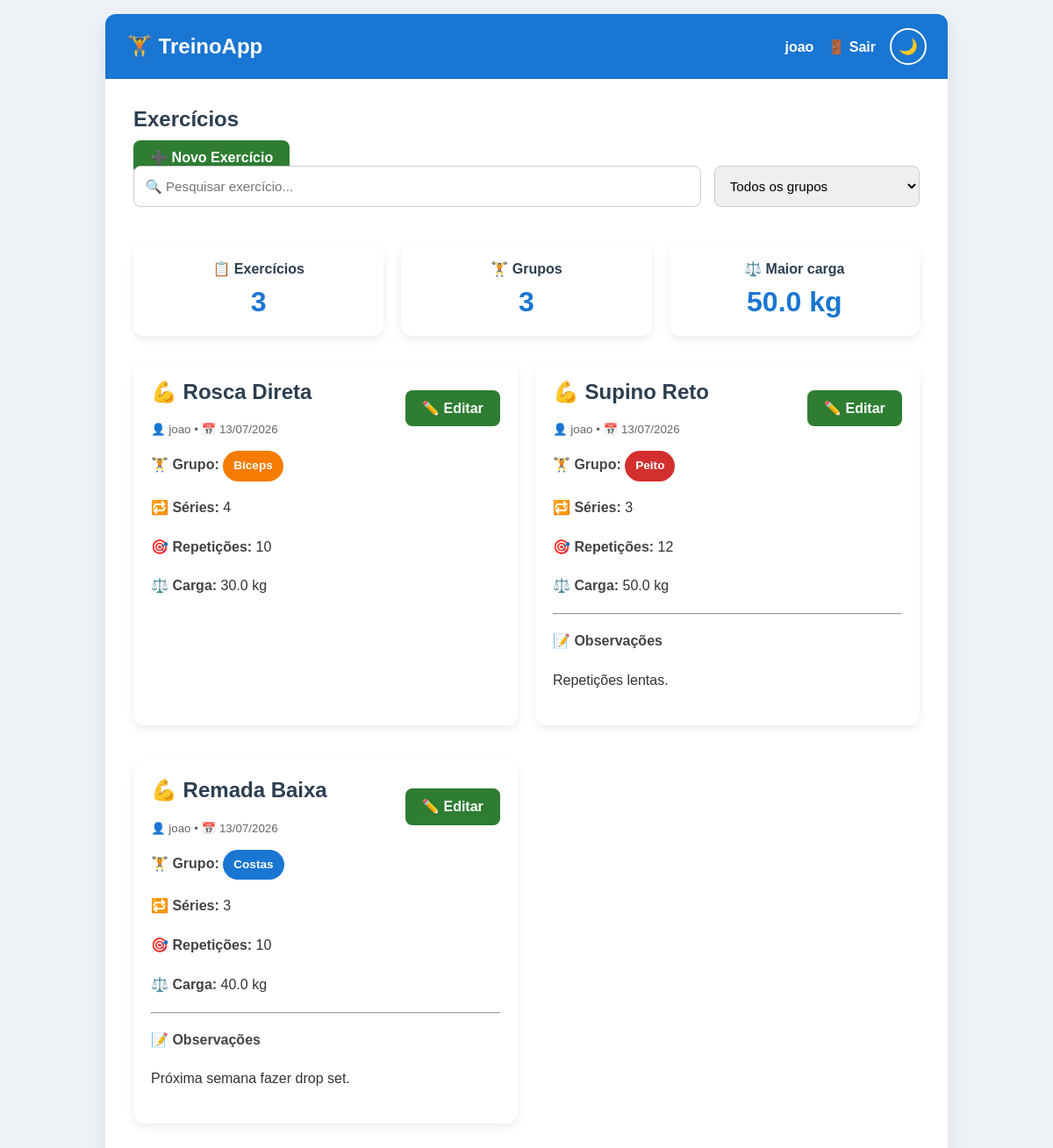
The app's page / (signed in) with its own data.
### tables this page shows
CREATE TABLE user (
    id INTEGER PRIMARY KEY AUTOINCREMENT,
    username TEXT UNIQUE NOT NULL,
    password TEXT NOT NULL
);

CREATE TABLE exercise (
    id INTEGER PRIMARY KEY AUTOINCREMENT,
    author_id INTEGER NOT NULL,
    created TIMESTAMP NOT NULL DEFAULT CURRENT_TIMESTAMP,

    name TEXT NOT NULL,
    muscle_group TEXT NOT NULL,
    sets INTEGER NOT NULL,
    reps INTEGER NOT NULL,
    weight REAL NOT NULL,
    notes TEXT NOT NULL,

    FOREIGN KEY (author_id) REFERENCES user(id)
);

### treino/exercise.py (the view)
@bp.route("/")
def index():
    if g.user is None:
        return render_template("home.html")
    db = get_db()
    exercises = db.execute(
        """
        SELECT e.id,
               e.name,
               e.muscle_group,
               e.sets,
               e.reps,
               e.weight,
               e.notes,
               e.created,
               e.author_id,
               u.username
        FROM exercise e
        JOIN user u ON e.author_id = u.id
        WHERE e.author_id = ?
        ORDER BY e.created DESC
        """,
        (g.user["id"],),
    ).fetchall()
    return render_template(
        "exercise/index.html",
        exercises=exercises
    )

### treino/auth.py (called while the page is built)
@bp.before_app_request
def load_logged_in_user():
    user_id = session.get('user_id')
    if user_id is None:
        g.user = None
    else:
        g.user = get_db().execute(
            'SELECT * FROM user WHERE id = ?',
            (user_id,)
        ).fetchone()

### treino/db.py (called while the page is built)
def get_db():
    if 'db' not in g:
        g.db = sqlite3.connect(
            current_app.config['DATABASE'],
            detect_types=sqlite3.PARSE_DECLTYPES
        )
        g.db.row_factory = sqlite3.Row
    return g.db

### treino/templates/exercise/index.html (shortened to what this page needs)
{% extends 'base.html' %}
{% block header %}
<h1>{% block title %}Exercícios{% endblock %}</h1>
{% if g.user %}
<a class="action" href="{{ url_for('exercise.create') }}">
    ➕ Novo Exercício
</a>
{% endif %}
{% endblock %}
{% block content %}
<div class="filters">
    <input
        type="text"
        id="searchExercise"
        placeholder="🔍 Pesquisar exercício...">
    <select id="filterMuscle">
        <option value="">Todos os grupos</option>
    </select>
</div>
{% if exercises %}
<div class="dashboard">
    <div class="dashboard-card">
        <h3>📋 Exercícios</h3>
        <p>{{ exercises|length }}</p>
    </div>
    <div class="dashboard-card">
        <h3>🏋️ Grupos</h3>
        <p>{{ exercises | map(attribute='muscle_group') | unique | list | length }}</p>
    </div>
    <div class="dashboard-card">
        <h3>⚖️ Maior carga</h3>
        <p>{{ exercises | map(attribute='weight') | max }} kg</p>
    </div>
</div>
<div class="exercise-grid">
{% for exercise in exercises %}
<div
    class="exercise-card"
    data-name="{{ exercise['name']|lower }}"
    data-muscle="{{ exercise['muscle_group'] }}">
    <div class="exercise-header">
        <div>
            <h2>💪 {{ exercise['name'] }}</h2>
            <small>
                👤 {{ exercise['username'] }}
                •
                📅 {{ exercise['created'].strftime('%d/%m/%Y') }}
            </small>
        </div>
        {% if g.user and g.user['id'] == exercise['author_id'] %}
        <a
            class="action"
            href="{{ url_for('exercise.update', id=exercise['id']) }}">
            ✏️ Editar
        </a>
        {% endif %}
    </div>
    <div class="exercise-info">
        <p>
            🏋️ <strong>Grupo:</strong>
            <span
                class="badge badge-{{ exercise['muscle_group']|lower|replace('í','i')|replace('ô','o')|replace('ê','e')|replace('á','a')|replace('é','e')|replace('ú','u') }}">
                {{ exercise['muscle_group'] }}
            </span>
        </p>
        <p>
            🔁
            <strong>Séries:</strong>
            {{ exercise['sets'] }}
        </p>
        <p>
            🎯
            <strong>Repetições:</strong>
            {{ exercise['reps'] }}
        </p>
        <p>
            ⚖️
            <strong>Carga:</strong>
            {{ "%.1f"|format(exercise['weight']) }} kg
        </p>
        {% if exercise['notes'] %}
        <hr>
        <p>
            📝
            <strong>Observações</strong>
        </p>
        <p>{{ exercise['notes'] }}</p>
        {% endif %}
    </div>
</div>
{% endfor %}
</div>
{% endif %}
{% endblock %}

### treino/templates/base.html (shortened to what this page needs)
<!doctype html>
<html lang="pt-BR">
<head>
    <link rel="stylesheet" href="{{ url_for('static', filename='style.css') }}">
</head>
<body>
<nav>
    <h1>🏋️ TreinoApp</h1>
    <ul>
        {% if g.user %}
            <li><span>👤 {{ g.user['username'] }}</span></li>
            <li>
                <a href="{{ url_for('auth.logout') }}">
                    🚪 Sair
                </a>
            </li>
        {% endif %}
        <li>
            <button id="theme-toggle" title="Alternar tema">
                🌙
            </button>
        </li>
    </ul>
</nav>
<section class="content">
    <header>
        {% block header %}{% endblock %}
    </header>
    {% block content %}{% endblock %}
</section>
</body>
</html>

### treino/static/style.css (style rules this page uses)
html { font-family: Arial, Helvetica, sans-serif; background: #eef2f7; padding: 1rem; }
body { max-width: 960px; margin: 0 auto; background: #ffffff; color: #333; border-radius: 12px; box-shadow: 0 8px 24px rgba(0, 0, 0, .08); transition: background .3s, color .3s; }
h1, h2, h3 { color: #2c3e50; margin-top: 0; }
small { color: #666; }
a { color: #1565c0; text-decoration: none; }
nav { background: #1976d2; color: white; display: flex; justify-content: space-between; align-items: center; padding: 1rem 1.5rem; border-radius: 12px 12px 0 0; }
nav h1 { color: white; margin: 0; }
nav ul { display: flex; align-items: center; list-style: none; gap: 1rem; margin: 0; padding: 0; }
nav a, nav span { color: white; font-weight: bold; }
#theme-toggle { background: transparent; border: 2px solid white; color: white; border-radius: 50%; width: 42px; height: 42px; cursor: pointer; font-size: 1.1rem; transition: .2s; }
.content { padding: 2rem; }
.action { background: #2e7d32; color: white; padding: .7rem 1.2rem; border-radius: 8px; font-weight: bold; transition: .2s; }
.exercise-card { background: white; border-radius: 12px; padding: 20px; margin-bottom: 20px; box-shadow: 0 4px 10px rgba(0, 0, 0, .08); transition: transform .25s, box-shadow .25s; }
.exercise-header { display: flex; justify-content: space-between; align-items: center; margin-bottom: 15px; }
.exercise-info { line-height: 1.8; }
.exercise-info strong { color: #444; }
textarea, input, select { width: 100%; padding: .8rem; margin-bottom: 1rem; border: 1px solid #ccc; border-radius: 8px; box-sizing: border-box; font-size: .95rem; transition: border .2s, box-shadow .2s; }
.badge { display: inline-block; padding: 5px 12px; border-radius: 20px; color: white; font-size: .85rem; font-weight: bold; }
.badge-peito { background: #d32f2f; }
.badge-costas { background: #1976d2; }
.badge-biceps { background: #f57c00; }
.filters { display:flex; gap:15px; margin-bottom:25px; }
.filters input { flex:3; }
.filters select { flex:1; }
.dashboard { display: grid; grid-template-columns: repeat(3, 1fr); gap: 20px; margin-bottom: 30px; }
.dashboard-card { background: white; border-radius: 12px; padding: 20px; text-align: center; box-shadow: 0 4px 10px rgba(0,0,0,.08); transition: transform .2s; }
.dashboard-card h3 { margin-bottom: 10px; font-size: 1rem; }
.dashboard-card p { font-size: 2rem; font-weight: bold; color: #1976d2; margin: 0; }
.exercise-grid { display: grid; grid-template-columns: repeat(auto-fit, minmax(340px, 1fr)); gap: 20px; }

### records on screen
user: user.username "joao"
exercise: name "Rosca Direta", username "joao", created "13/07/2026", muscle_group "Bíceps", sets "4", reps "10", weight "30.0"
exercise: name "Supino Reto", username "joao", created "13/07/2026", muscle_group "Peito", sets "3", reps "12", weight "50.0", notes "Repetições lentas."
exercise: name "Remada Baixa", username "joao", created "13/07/2026", muscle_group "Costas", sets "3", reps "10", weight "40.0", notes "Próxima semana fazer drop set."

### other values on screen
{{ exercises|length }} "3"
{{ exercises | map(attribute='muscle_group') | unique | list | length }} "3"
{{ exercises | map(attribute='weight') | max }} "50.0"
